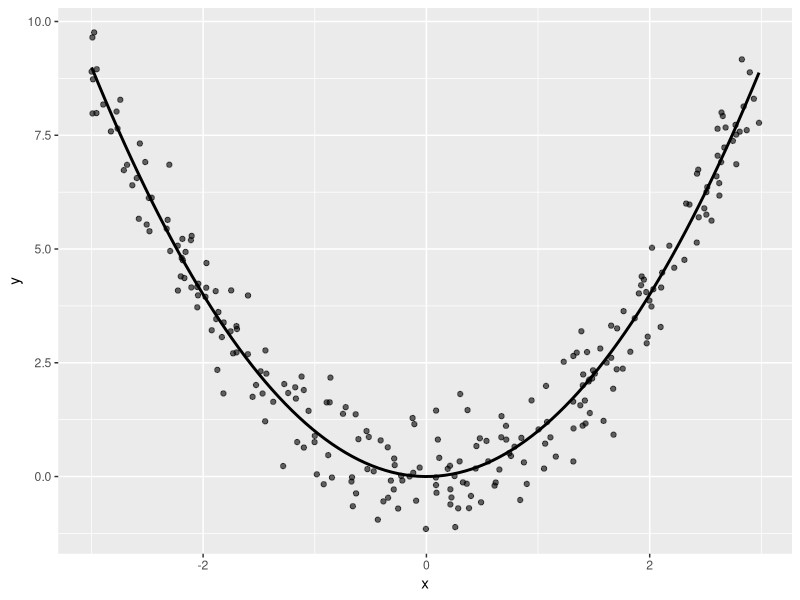

Write R code to recreate this figure.
library(ggplot2)

set.seed(42)
n <- 250

# Symmetric x helps keep linear correlation low
x <- runif(n, -3, 3)

# Strong nonlinear relationship with noise
y <- x^2 + rnorm(n, mean = 0, sd = 0.7)

df <- data.frame(x = x, y = y)

# Check correlation (often near 0 despite strong curve)
cor(df$x, df$y)

# Plot: scattered points + underlying curve
ggplot(df, aes(x = x, y = y)) +
  geom_point(alpha = 0.6) +
  stat_function(fun = function(t) t^2, linewidth = 1) +
  labs(x = "x", y = "y")
